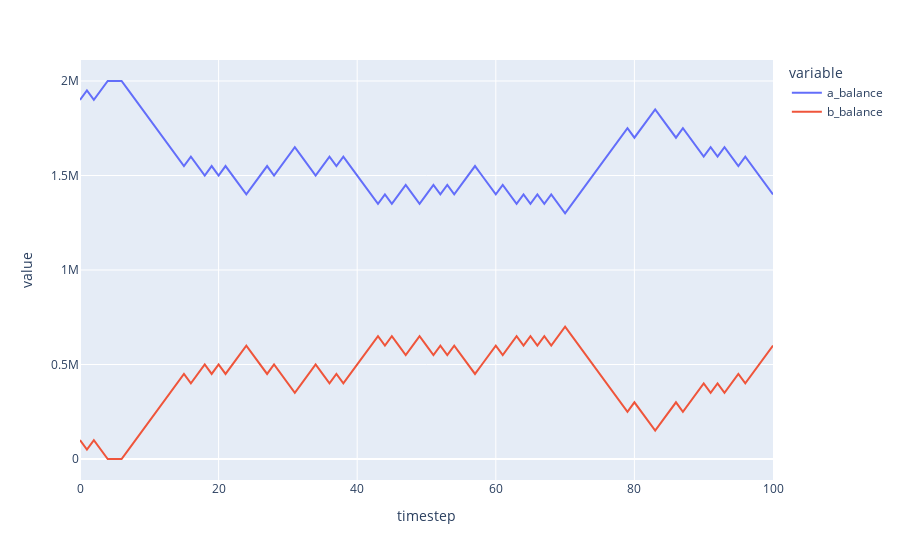

Source (notebook cell):
### Code cell
px.line(df, x='timestep', y= ['a_balance', 
                              'b_balance'])
